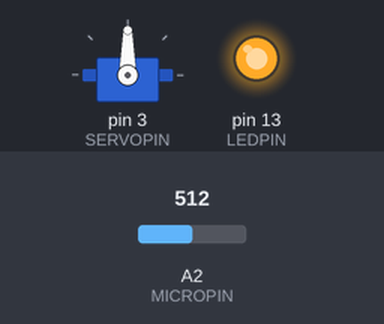
A sketch run on a simulated Arduino Uno, built with avr-gcc and run on an emulated ATmega328P. Parts: servo, output pins drawn as LEDs (lit = HIGH). The inputs (shaded band) are chosen by the test bench; at power-on: A2 (MICROPIN) = 512. What the sketch prints to the serial monitor is not drawn.

Above: at 1.2 s.
1.3 s: A2 (MICROPIN) set to 0
2.8 s: A2 (MICROPIN) set to 122
Timing chart, 0 to 5.8 s (numbered marks = the images above; inputs shaded):
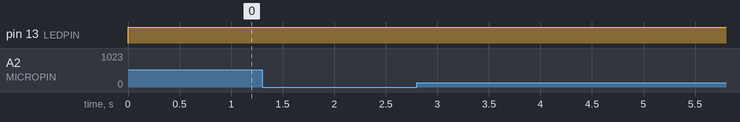

Measured:
- after the input at 1.3 s, every drawn part: stays the same
- after the input at 2.8 s, every drawn part: stays the same

The sketch:

KnockBox.ino.ino
```cpp
#include <Servo.h>

const byte LEDPIN = 13;
const byte BINPIN = 1;
const byte MICROPIN = 2;
const byte SERVOPIN = 3;

const byte LOCK = 0;
const byte UNLOCK = 90;
const byte LOUDENOUGH = 512;


Servo latch;


void setup() {
  pinMode(LEDPIN, OUTPUT);
  pinMode(BINPIN, INPUT);
  pinMode(MICROPIN, INPUT);
  latch.attach(SERVOPIN);

  Serial.begin(9600);
}

void loop() {

  if (analogRead(MICROPIN) > LOUDENOUGH) {
    Serial.print("Heard a knock, unlocking box");
    digitalWrite(LEDPIN, HIGH);
    latch.write(UNLOCK);
  }


  if (digitalRead(BINPIN) == HIGH) {
    Serial.print("Button pressed, locking box");
    latch.write(LOCK);
  }
}
```
